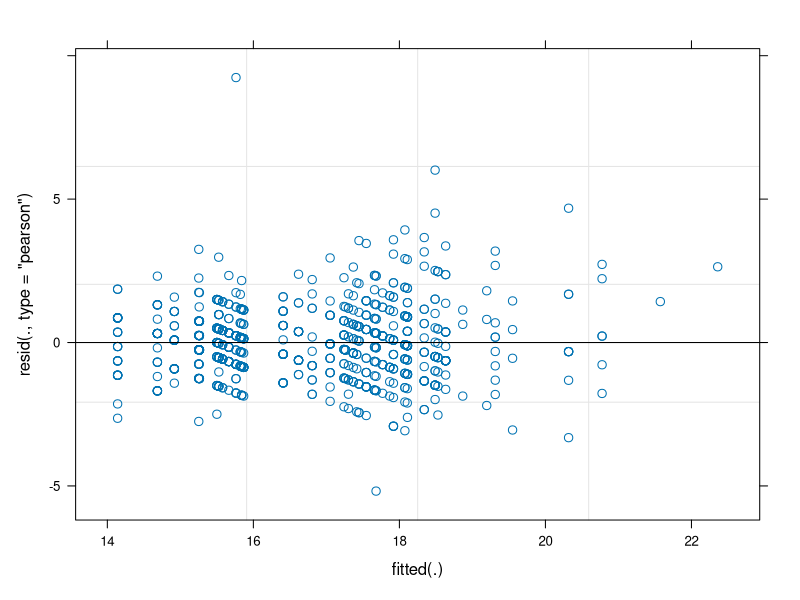
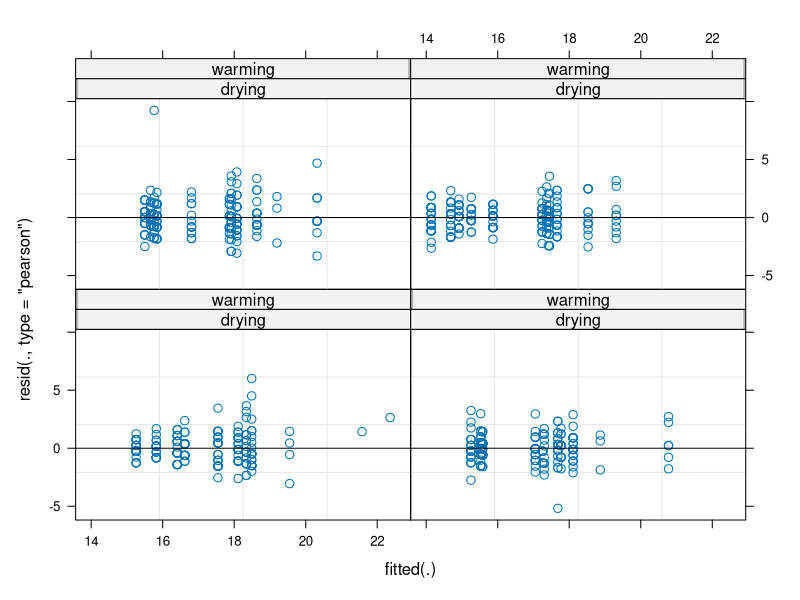
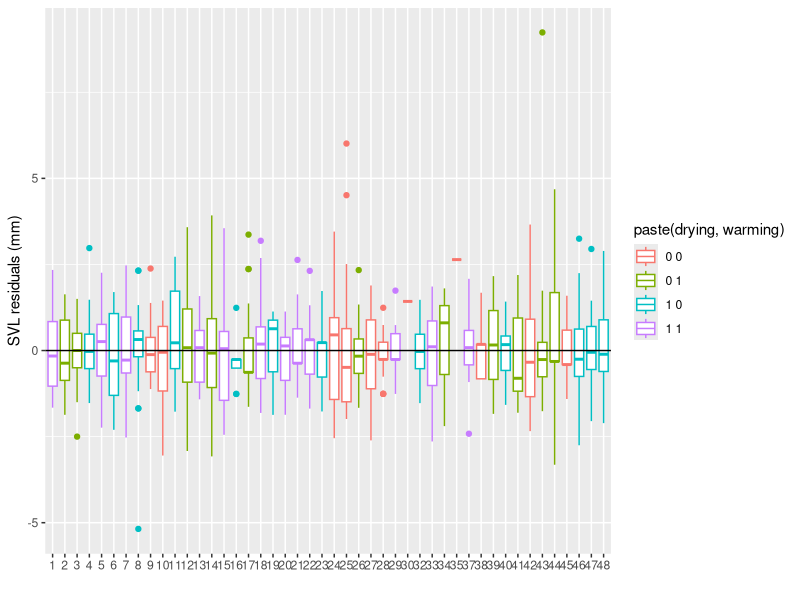

Source code (R) for these figures, in order: (Note: this script raises an error after producing the figures.)
## ---- chunk 1
library(tidyverse)
d <- read_csv("data/raw/oregan-etal-2013/meso.csv")
species_letters <- tibble(species = c("spadefoot", "treefrog", "redlegged"),
  sp = c("b", "c", "a"))
d <- inner_join(d, species_letters) %>%
  rename(species_true = species, species = sp) %>%
  mutate(warming = ifelse(climate == "warming", 1, 0),
    drying = ifelse(drying == "temp", 1, 0)) %>%
  select(tank, date, drying, warming, species, species_true, svl, mass, time) %>%
  mutate(species = as.factor(species), tank = as.factor(tank))
d
## ---- chunk 2
library(lme4)
m <- lmer(svl ~ (warming + drying + species)^2 + (1 | tank), data = d)

# m2 <- lmer(log(svl) ~ (warming + drying + sp)^2 + ((warming + drying + sp)^2 | tank), data = d)

m3 <- glmmTMB::glmmTMB(log(svl) ~ (warming + drying + species)^2 + ((warming + drying + species)^2 | tank), data = d)
summary(m3)

## ---- chunk 3
plot(m)
# plot(m, resid(., type = "pearson") ~ fitted(.) | tank, abline = 0)
# plot(m, resid(., type = "pearson") ~ fitted(.) | drying, abline = 0)
# plot(m, resid(., type = "pearson") ~ fitted(.) | species, abline = 0)
plot(m, resid(., type = "pearson") ~ fitted(.) | drying + warming, abline = 0)
summary(m)

d$svl_res <- residuals(m, type = "pearson")
p3 <-  ggplot(d, aes(as.factor(tank), svl_res, colour = paste(drying, warming))) + geom_boxplot() + geom_hline(yintercept = 0) + xlab("") + ylab("SVL residuals (mm)")
p3

fe <- fixef(m)
se <- arm::se.fixef(m)


coef(summary(m))
arm::display(m)

fe_comp <- fe[["dryingtemp:spb"]] + fe[["dryingtemp"]]
se_comp <- sqrt(se[["dryingtemp:spb"]]^2 - se[["dryingtemp"]]^2)
fe_comp + c(-1.96, 1.96) * se_comp

comparison_effect <- function(model, base_par, comparison_par) {
  fe <- fixef(model)
  se <- arm::se.fixef(model)
  
  if (base_par != comparison_par) {
    fe_comp <- fe[[comparison_par]] + fe[[base_par]]
    se_comp <- sqrt(se[[comparison_par]]^2 - se[[base_par]]^2)
  } else {
    fe_comp <- fe[[base_par]]
    se_comp <- se[[base_par]]
  }
  
  ci <- fe_comp + c(-1.96, 1.96) * se_comp
  data.frame(lwr = ci[1], est = fe_comp, upr = ci[2])
}

comparison_effect(m, "dryingtemp", "dryingtemp")
comparison_effect(m, "dryingtemp", "dryingtemp:spb")
comparison_effect(m, "dryingtemp", "dryingtemp:spc")

base_par <- rep("dryingtemp", 3)
comparison_par <- c("dryingtemp", "dryingtemp:spb", "dryingtemp:spc")
out <- map2_df(base_par, comparison_par, comparison_effect, model = m)
out
